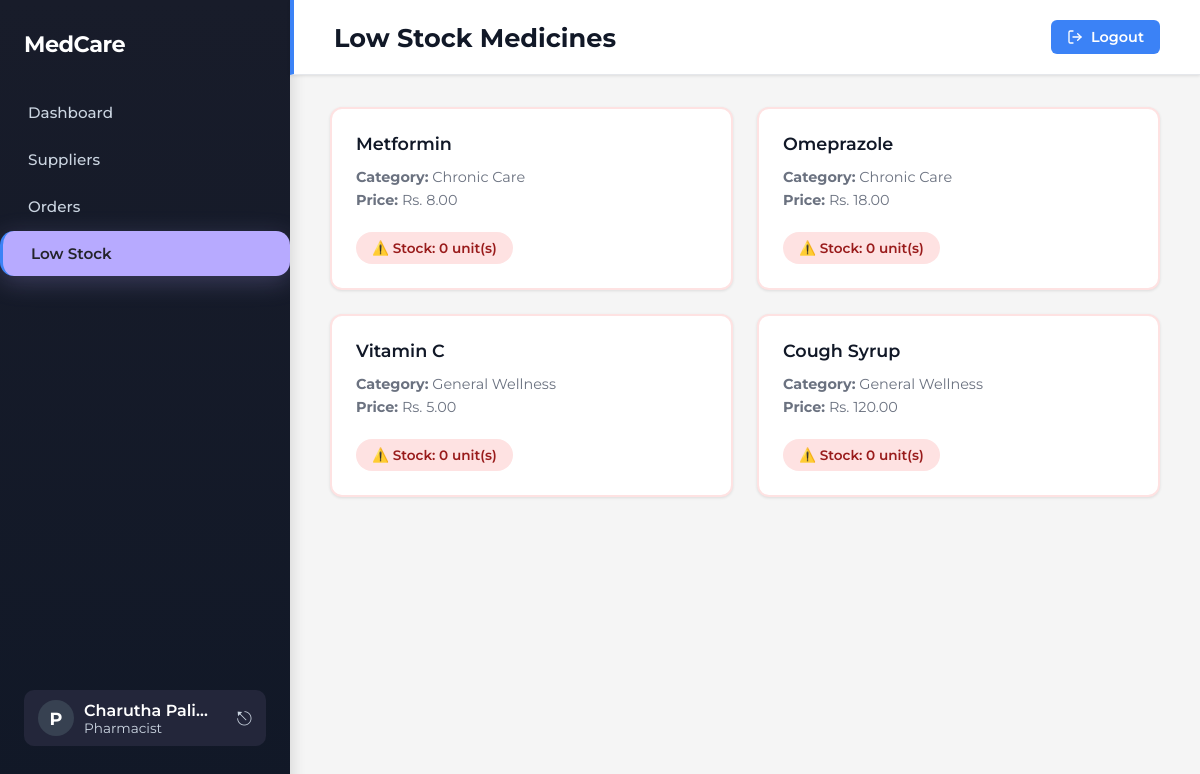
/view_low_stock.php (signed in), run on the app's committed database.
### tables this page shows
CREATE TABLE IF NOT EXISTS `medicine` (
  `MEDICINE_ID` varchar(10) NOT NULL,
  `NAME` char(50) NOT NULL,
  `CATEGORY` enum('Pain and Fever','Antibiotics','Chronic Care','General Wellness') NOT NULL,
  `Price` float NOT NULL,
  `STOCK_QUANTITY` int NOT NULL,
  `DOSAGE` char(50) NOT NULL,
  `EXP_DURATION` char(50) NOT NULL,
  PRIMARY KEY (`MEDICINE_ID`)
);

### public/view_low_stock.php (the view, shortened to what this page needs)
<?php
require_once '../config/db_connect.php';
$f_name = $_SESSION['f_name'] ?? 'Pharmacist';
$l_name = $_SESSION['l_name'] ?? '';
$sql = "SELECT MEDICINE_ID, NAME, CATEGORY, Price, STOCK_QUANTITY
        FROM medicine
        WHERE STOCK_QUANTITY < 10
        ORDER BY STOCK_QUANTITY ASC";
$result = $conn->query($sql);
?>
<!DOCTYPE html>
<html lang="en">
<head>
    <link rel="stylesheet" href="../css/dashboard.css">
</head>
<body>
<div class="sidebar" style="background: linear-gradient(180deg, #181c2a 0%, #111827 100%); color: #fff; min-width: 290px; width: 290px; display: flex; flex-direction: column; align-items: stretch; justify-content: space-between; height: 100vh; position: fixed; left: 0; top: 0; box-shadow: 4px 0 12px rgba(0,0,0,0.10); overflow: hidden;">
    <div>
        <div class="sidebar-logo" style="padding: 0 24px; margin-bottom: 32px; font-size: 1.4rem; font-weight: 700; letter-spacing: -0.5px; color: #fff;">MedCare</div>
        <nav class="sidebar-nav" style="display: flex; flex-direction: column; gap: 2px;">
            <a href="dashboard_pharmacist.php" style="display: flex; align-items: center; gap: 12px; padding: 13px 28px; border-radius: 12px; color: #cbd5e1; font-weight: 500;">Dashboard</a>
            <a href="view_suppliers.php" style="display: flex; align-items: center; gap: 12px; padding: 13px 28px; border-radius: 12px; color: #cbd5e1; font-weight: 500;">Suppliers</a>
            <a href="view_orders.php" style="display: flex; align-items: center; gap: 12px; padding: 13px 28px; border-radius: 12px; color: #cbd5e1; font-weight: 500;">Orders</a>
            <a href="view_low_stock.php" class="active" style="display: flex; align-items: center; gap: 12px; padding: 13px 28px; border-radius: 14px; background: #b7aaff; color: #23232a; font-weight: 600; margin-bottom: 2px; margin-left: 10; margin-right: -8px; box-shadow: 0 6px 24px 0 rgba(183,170,255,0.25), 0 1.5px 8px 0 rgba(0,0,0,0.10); position: relative; z-index: 2;">Low Stock</a>
        </nav>
    </div>
    <div style="padding: 0 24px 24px 24px;">
        <div style="display: flex; align-items: center; gap: 10px; background: #23263a; border-radius: 10px; padding: 10px 14px;">
            <div style="width: 36px; height: 36px; border-radius: 50%; background: #374151; display: flex; align-items: center; justify-content: center; font-size: 1.1em; font-weight: 700; color: #fff;">P</div>
            <div style="flex:1; min-width:0;">
                <div style="font-size: 1em; font-weight: 600; color: #fff; white-space:nowrap; overflow:hidden; text-overflow:ellipsis;">
                    <?php echo htmlspecialchars($f_name . ' ' . $l_name); ?>
                </div>
                <div style="font-size: 0.85em; color: #cbd5e1;">Pharmacist</div>
            </div>
            <a href="logout.php" style="color: #cbd5e1; font-size: 1.2em; text-decoration: none; margin-left: 8px;">⎋</a>
        </div>
    </div>
</div>
<div class="main-content">
    <div class="header-bar">
        <h1>Low Stock Medicines</h1>
        <a href="logout.php" style="display: flex; align-items: center; gap: 8px; color: white; background: #3B82F6; text-decoration: none; font-weight: 600; padding: 8px 16px; border-radius: 6px; transition: all 0.3s; font-size: 0.9rem;" onmouseover="this.style.background='#2563EB';" onmouseout="this.style.background='#3B82F6';">
            <svg width="16" height="16" viewBox="0 0 24 24" fill="none" stroke="currentColor" stroke-width="2" stroke-linecap="round" stroke-linejoin="round">
                <path d="M9 21H5a2 2 0 0 1-2-2V5a2 2 0 0 1 2-2h4"></path>
                <polyline points="16 17 21 12 16 7"></polyline>
                <line x1="21" y1="12" x2="9" y2="12"></line>
            </svg>
            Logout
        </a>
    </div>
    <div class="content">
        <?php if ($result && $result->num_rows > 0): ?>
            <div class="medicines-grid">
                <?php while ($medicine = $result->fetch_assoc()): ?>
                    <div class="medicine-card">
                        <div class="medicine-name"><?= htmlspecialchars($medicine['NAME']) ?></div>
                        <div class="medicine-info">
                            <div><strong>Category:</strong> <?= htmlspecialchars($medicine['CATEGORY']) ?></div>
                            <div><strong>Price:</strong> Rs. <?= number_format($medicine['Price'], 2) ?></div>
                        </div>
                        <span class="stock-badge">⚠️ Stock: <?= $medicine['STOCK_QUANTITY'] ?> unit(s)</span>
                    </div>
                <?php endwhile; ?>
            </div>
        <?php endif; ?>
    </div>
</div>
</body>
</html>

### css/dashboard.css (style rules this page uses)
* { margin: 0; padding: 0; box-sizing: border-box; }
body { font-family: 'Montserrat', sans-serif; background: #f5f5f5; display: flex; height: 100vh; }
.sidebar { width: 240px; background: linear-gradient(180deg, #1F2937 0%, #111827 100%); color: white; padding: 30px 0px; position: fixed; height: 100vh; overflow-y: hidden; box-shadow: 4px 0 12px rgba(0,0,0,0.1); }
.sidebar-logo { padding: 10px 24px; margin-bottom: 32px; font-size: 1.4rem; font-weight: 700; letter-spacing: -0.5px; }
.sidebar-nav { display: flex; flex-direction: column; }
.sidebar-nav a, .sidebar-nav button { display: flex; align-items: center; padding: 12px 24px; text-decoration: none; color: #9CA3AF; font-size: 0.95rem; font-weight: 500; transition: all 0.2s; border: none; background: none; cursor: pointer; width: 100%; text-align: left; }
.sidebar-nav a.active { background: rgba(59,130,246,0.1); color: #3B82F6; border-left: 3px solid #3B82F6; padding-left: 21px; }
.main-content { margin-left: 240px; flex: 1; display: flex; flex-direction: column; }
.header-bar { background: #e8f0fe; padding: 24px; border-radius: 0px; box-shadow: 0 1px 3px rgba(0,0,0,0.1); border-left: 4px solid #3B82F6; text-align: center; position: relative; transition: background 0.2s; }
.header-bar h1 { color: #111827; }
.content { flex: 1; overflow-y: auto; padding: 32px 40px; }

### public/view_low_stock.php (style rules this page uses)
* { margin: 0; padding: 0; box-sizing: border-box; }
body { font-family: 'Montserrat', sans-serif; background: #f5f5f5; display: flex; height: 100vh; }
.main-content { margin-left: 290px; flex: 1; display: flex; flex-direction: column; }
.header-bar { background: white; padding: 20px 40px; display: flex; justify-content: space-between; align-items: center; box-shadow: 0 1px 3px rgba(0,0,0,0.1); border-bottom: 1px solid #e5e7eb; }
.header-bar h1 { color: #111827; font-size: 1.6rem; font-weight: 700; margin: 0; }
.content { flex: 1; overflow-y: auto; padding: 32px 40px; }
.medicines-grid { display: grid; grid-template-columns: repeat(auto-fill, minmax(280px, 1fr)); gap: 24px; }
.medicine-card { background: white; border-radius: 12px; padding: 24px; box-shadow: 0 1px 3px rgba(0,0,0,0.1); border: 2px solid #FEE2E2; transition: all 0.3s; }
.medicine-name { font-size: 1.1rem; font-weight: 600; color: #111827; margin-bottom: 12px; }
.medicine-info { font-size: 0.9rem; color: #6B7280; margin-bottom: 8px; line-height: 1.6; }
.stock-badge { display: inline-block; padding: 8px 16px; background: #FEE2E2; color: #991B1B; border-radius: 20px; font-size: 0.85rem; font-weight: 600; margin-top: 12px; }

### data on the page
medicine: NAME "Metformin", CATEGORY "Chronic Care", Price "8.00", STOCK_QUANTITY "0"
medicine: NAME "Omeprazole", CATEGORY "Chronic Care", Price "18.00", STOCK_QUANTITY "0"
medicine: NAME "Vitamin C", CATEGORY "General Wellness", Price "5.00", STOCK_QUANTITY "0"
medicine: NAME "Cough Syrup", CATEGORY "General Wellness", Price "120.00", STOCK_QUANTITY "0"

### other printed values
$f_name . ' ' . $l_name "Charutha Palih…"
